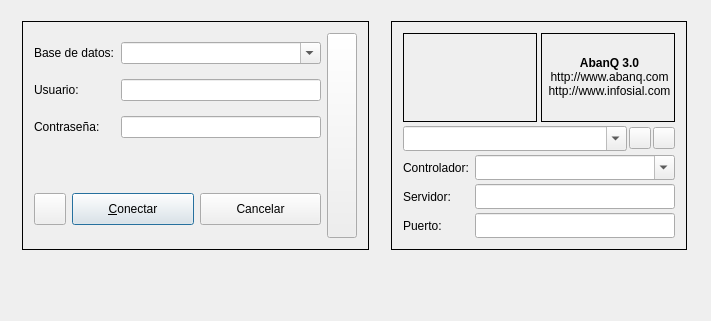
<ui version="4.0" >
 <author>InfoSiAL, S.L.</author>
 <comment>Implementa la clase Session para generar
una conexion a un DSN.</comment>
 <class>AQConnectDB</class>
 <widget class="QDialog" name="AQConnectDB" >
  <property name="geometry" >
   <rect>
    <x>0</x>
    <y>0</y>
    <width>711</width>
    <height>321</height>
   </rect>
  </property>
  <property name="sizePolicy" >
   <sizepolicy vsizetype="Fixed" hsizetype="Fixed" >
    <horstretch>0</horstretch>
    <verstretch>0</verstretch>
   </sizepolicy>
  </property>
  <property name="minimumSize" >
   <size>
    <width>0</width>
    <height>230</height>
   </size>
  </property>
  <property name="maximumSize" >
   <size>
    <width>32767</width>
    <height>32767</height>
   </size>
  </property>
  <property name="windowTitle" >
   <string>Conectar</string>
  </property>
  <property name="windowIcon" >
   <iconset resource="../gui.qrc" >
    <normaloff>:/images/icon.png</normaloff>:/images/icon.png</iconset>
  </property>
  <property name="modal" >
   <bool>false</bool>
  </property>
  <layout class="QVBoxLayout" >
   <property name="spacing" >
    <number>2</number>
   </property>
   <property name="margin" >
    <number>6</number>
   </property>
   <item>
    <spacer>
     <property name="orientation" >
      <enum>Qt::Vertical</enum>
     </property>
     <property name="sizeType" >
      <enum>QSizePolicy::Fixed</enum>
     </property>
     <property name="sizeHint" stdset="0" >
      <size>
       <width>20</width>
       <height>15</height>
      </size>
     </property>
    </spacer>
   </item>
   <item>
    <layout class="QHBoxLayout" >
     <item>
      <widget class="Q3Frame" name="frameConnect" >
       <property name="sizePolicy" >
        <sizepolicy vsizetype="Preferred" hsizetype="Fixed" >
         <horstretch>0</horstretch>
         <verstretch>0</verstretch>
        </sizepolicy>
       </property>
       <property name="focusPolicy" >
        <enum>Qt::StrongFocus</enum>
       </property>
       <property name="autoFillBackground" >
        <bool>true</bool>
       </property>
       <property name="frameShape" >
        <enum>QFrame::Box</enum>
       </property>
       <layout class="QHBoxLayout" >
        <item>
         <layout class="QVBoxLayout" >
          <item>
           <layout class="QHBoxLayout" >
            <item>
             <widget class="QLabel" name="textLabelDataBase" >
              <property name="text" >
               <string>Base de datos:</string>
              </property>
              <property name="alignment" >
               <set>Qt::AlignLeading|Qt::AlignLeft|Qt::AlignVCenter</set>
              </property>
              <property name="wordWrap" >
               <bool>false</bool>
              </property>
             </widget>
            </item>
            <item>
             <widget class="QComboBox" name="comboBoxNameDB" >
              <property name="sizePolicy" >
               <sizepolicy vsizetype="Fixed" hsizetype="Minimum" >
                <horstretch>0</horstretch>
                <verstretch>0</verstretch>
               </sizepolicy>
              </property>
              <property name="minimumSize" >
               <size>
                <width>200</width>
                <height>0</height>
               </size>
              </property>
              <property name="toolTip" >
               <string>Nombre de la base de datos a conectar</string>
              </property>
              <property name="editable" >
               <bool>true</bool>
              </property>
              <property name="autoCompletion" >
               <bool>true</bool>
              </property>
              <property name="duplicatesEnabled" >
               <bool>false</bool>
              </property>
             </widget>
            </item>
           </layout>
          </item>
          <item>
           <layout class="QHBoxLayout" >
            <item>
             <widget class="QLabel" name="TextLabelUser" >
              <property name="text" >
               <string>Usuario:</string>
              </property>
              <property name="alignment" >
               <set>Qt::AlignLeading|Qt::AlignLeft|Qt::AlignVCenter</set>
              </property>
              <property name="wordWrap" >
               <bool>false</bool>
              </property>
             </widget>
            </item>
            <item>
             <widget class="QLineEdit" name="lineEditUser" >
              <property name="sizePolicy" >
               <sizepolicy vsizetype="Fixed" hsizetype="Minimum" >
                <horstretch>0</horstretch>
                <verstretch>0</verstretch>
               </sizepolicy>
              </property>
              <property name="minimumSize" >
               <size>
                <width>200</width>
                <height>0</height>
               </size>
              </property>
              <property name="toolTip" >
               <string>Usuario de la base de datos</string>
              </property>
              <property name="whatsThis" >
               <string>Usuario de la base de datos</string>
              </property>
             </widget>
            </item>
           </layout>
          </item>
          <item>
           <layout class="QHBoxLayout" >
            <item>
             <widget class="QLabel" name="TextLabelPassword" >
              <property name="text" >
               <string>Contraseña:</string>
              </property>
              <property name="alignment" >
               <set>Qt::AlignLeading|Qt::AlignLeft|Qt::AlignVCenter</set>
              </property>
              <property name="wordWrap" >
               <bool>false</bool>
              </property>
             </widget>
            </item>
            <item>
             <widget class="QLineEdit" name="lineEditPassword" >
              <property name="sizePolicy" >
               <sizepolicy vsizetype="Fixed" hsizetype="Minimum" >
                <horstretch>0</horstretch>
                <verstretch>0</verstretch>
               </sizepolicy>
              </property>
              <property name="minimumSize" >
               <size>
                <width>200</width>
                <height>0</height>
               </size>
              </property>
              <property name="toolTip" >
               <string>Contraseña para el usuario de la base de datos</string>
              </property>
              <property name="whatsThis" >
               <string>Contraseña para el usuario de la base de datos</string>
              </property>
              <property name="echoMode" >
               <enum>QLineEdit::Password</enum>
              </property>
             </widget>
            </item>
           </layout>
          </item>
          <item>
           <spacer>
            <property name="orientation" >
             <enum>Qt::Vertical</enum>
            </property>
            <property name="sizeType" >
             <enum>QSizePolicy::Fixed</enum>
            </property>
            <property name="sizeHint" stdset="0" >
             <size>
              <width>20</width>
              <height>40</height>
             </size>
            </property>
           </spacer>
          </item>
          <item>
           <layout class="QHBoxLayout" >
            <item>
             <widget class="QToolButton" name="pbMarks" >
              <property name="sizePolicy" >
               <sizepolicy vsizetype="Minimum" hsizetype="Minimum" >
                <horstretch>0</horstretch>
                <verstretch>0</verstretch>
               </sizepolicy>
              </property>
              <property name="minimumSize" >
               <size>
                <width>32</width>
                <height>32</height>
               </size>
              </property>
              <property name="focusPolicy" >
               <enum>Qt::NoFocus</enum>
              </property>
              <property name="toolTip" >
               <string>Marcadores de conexión</string>
              </property>
              <property name="whatsThis" >
               <string>Marcadores de conexión</string>
              </property>
              <property name="text" >
               <string/>
              </property>
              <property name="icon" >
               <iconset resource="../gui.qrc" >
                <normaloff>:/images/down.png</normaloff>:/images/down.png</iconset>
              </property>
              <property name="shortcut" >
               <string/>
              </property>
             </widget>
            </item>
            <item>
             <widget class="QPushButton" name="pushButtonConnect" >
              <property name="sizePolicy" >
               <sizepolicy vsizetype="Fixed" hsizetype="Expanding" >
                <horstretch>0</horstretch>
                <verstretch>0</verstretch>
               </sizepolicy>
              </property>
              <property name="minimumSize" >
               <size>
                <width>0</width>
                <height>32</height>
               </size>
              </property>
              <property name="focusPolicy" >
               <enum>Qt::StrongFocus</enum>
              </property>
              <property name="toolTip" >
               <string>Conectar a la base de datos (Alt+C)</string>
              </property>
              <property name="whatsThis" >
               <string>Conectar a la base de datos (Alt+C)</string>
              </property>
              <property name="text" >
               <string>&amp;Conectar</string>
              </property>
              <property name="icon" >
               <iconset resource="../gui.qrc" >
                <normaloff>:/images/yes.png</normaloff>:/images/yes.png</iconset>
              </property>
              <property name="shortcut" >
               <string>Alt+C</string>
              </property>
              <property name="autoDefault" >
               <bool>true</bool>
              </property>
              <property name="default" >
               <bool>true</bool>
              </property>
              <property name="flat" >
               <bool>false</bool>
              </property>
             </widget>
            </item>
            <item>
             <widget class="QPushButton" name="pushButtonCancel" >
              <property name="sizePolicy" >
               <sizepolicy vsizetype="Fixed" hsizetype="Expanding" >
                <horstretch>0</horstretch>
                <verstretch>0</verstretch>
               </sizepolicy>
              </property>
              <property name="minimumSize" >
               <size>
                <width>0</width>
                <height>32</height>
               </size>
              </property>
              <property name="focusPolicy" >
               <enum>Qt::StrongFocus</enum>
              </property>
              <property name="toolTip" >
               <string>Cancelar y terminar (Esc)</string>
              </property>
              <property name="whatsThis" >
               <string>Cancelar y terminar (Esc)</string>
              </property>
              <property name="text" >
               <string>Cancelar</string>
              </property>
              <property name="icon" >
               <iconset resource="../gui.qrc" >
                <normaloff>:/images/no.png</normaloff>:/images/no.png</iconset>
              </property>
              <property name="shortcut" >
               <string>Esc</string>
              </property>
              <property name="autoDefault" >
               <bool>false</bool>
              </property>
              <property name="default" >
               <bool>false</bool>
              </property>
             </widget>
            </item>
           </layout>
          </item>
         </layout>
        </item>
        <item>
         <widget class="QPushButton" name="pbnMore" >
          <property name="sizePolicy" >
           <sizepolicy vsizetype="Minimum" hsizetype="Fixed" >
            <horstretch>0</horstretch>
            <verstretch>0</verstretch>
           </sizepolicy>
          </property>
          <property name="minimumSize" >
           <size>
            <width>25</width>
            <height>120</height>
           </size>
          </property>
          <property name="maximumSize" >
           <size>
            <width>30</width>
            <height>32767</height>
           </size>
          </property>
          <property name="toolTip" >
           <string>Más opciones</string>
          </property>
          <property name="text" >
           <string/>
          </property>
          <property name="icon" >
           <iconset resource="../gui.qrc" >
            <normaloff>:/images/right.png</normaloff>:/images/right.png</iconset>
          </property>
          <property name="checkable" >
           <bool>true</bool>
          </property>
          <property name="flat" >
           <bool>false</bool>
          </property>
         </widget>
        </item>
       </layout>
      </widget>
     </item>
     <item>
      <widget class="Q3Frame" name="frMore" >
       <property name="enabled" >
        <bool>true</bool>
       </property>
       <property name="sizePolicy" >
        <sizepolicy vsizetype="Preferred" hsizetype="Fixed" >
         <horstretch>0</horstretch>
         <verstretch>0</verstretch>
        </sizepolicy>
       </property>
       <property name="autoFillBackground" >
        <bool>true</bool>
       </property>
       <property name="frameShape" >
        <enum>QFrame::Box</enum>
       </property>
       <layout class="QVBoxLayout" >
        <property name="spacing" >
         <number>4</number>
        </property>
        <item>
         <layout class="QHBoxLayout" >
          <property name="spacing" >
           <number>4</number>
          </property>
          <item>
           <widget class="QLabel" name="pixmapLabel1_2" >
            <property name="sizePolicy" >
             <sizepolicy vsizetype="Minimum" hsizetype="Minimum" >
              <horstretch>0</horstretch>
              <verstretch>0</verstretch>
             </sizepolicy>
            </property>
            <property name="toolTip" >
             <string>InfoSiAL, S.L. Creadores de AbanQ</string>
            </property>
            <property name="frameShape" >
             <enum>QFrame::Box</enum>
            </property>
            <property name="frameShadow" >
             <enum>QFrame::Plain</enum>
            </property>
            <property name="pixmap" >
             <pixmap resource="../gui.qrc" >:/images/minilogoinfosial.png</pixmap>
            </property>
            <property name="scaledContents" >
             <bool>false</bool>
            </property>
            <property name="alignment" >
             <set>Qt::AlignCenter</set>
            </property>
            <property name="wordWrap" >
             <bool>false</bool>
            </property>
           </widget>
          </item>
          <item>
           <widget class="QLabel" name="textLabel1" >
            <property name="sizePolicy" >
             <sizepolicy vsizetype="Minimum" hsizetype="Minimum" >
              <horstretch>0</horstretch>
              <verstretch>0</verstretch>
             </sizepolicy>
            </property>
            <property name="toolTip" >
             <string>InfoSiAL, S.L. Creadores de AbanQ</string>
            </property>
            <property name="frameShape" >
             <enum>QFrame::Box</enum>
            </property>
            <property name="frameShadow" >
             <enum>QFrame::Plain</enum>
            </property>
            <property name="text" >
             <string>&lt;p align="center">&lt;b>AbanQ 3.0&lt;/b>&lt;br>
http://www.abanq.com&lt;br>
http://www.infosial.com&lt;/p></string>
            </property>
            <property name="wordWrap" >
             <bool>false</bool>
            </property>
           </widget>
          </item>
         </layout>
        </item>
        <item>
         <layout class="QHBoxLayout" >
          <property name="spacing" >
           <number>2</number>
          </property>
          <item>
           <widget class="QComboBox" name="comboBoxMarks" >
            <property name="sizePolicy" >
             <sizepolicy vsizetype="Fixed" hsizetype="Expanding" >
              <horstretch>0</horstretch>
              <verstretch>0</verstretch>
             </sizepolicy>
            </property>
            <property name="minimumSize" >
             <size>
              <width>143</width>
              <height>25</height>
             </size>
            </property>
            <property name="maximumSize" >
             <size>
              <width>16777215</width>
              <height>25</height>
             </size>
            </property>
            <property name="toolTip" >
             <string>Lista de marcadores con datos de conexión</string>
            </property>
            <property name="editable" >
             <bool>true</bool>
            </property>
            <property name="autoCompletion" >
             <bool>true</bool>
            </property>
            <property name="duplicatesEnabled" >
             <bool>false</bool>
            </property>
           </widget>
          </item>
          <item>
           <widget class="QToolButton" name="pbAddMark" >
            <property name="sizePolicy" >
             <sizepolicy vsizetype="Fixed" hsizetype="Fixed" >
              <horstretch>0</horstretch>
              <verstretch>0</verstretch>
             </sizepolicy>
            </property>
            <property name="minimumSize" >
             <size>
              <width>22</width>
              <height>22</height>
             </size>
            </property>
            <property name="maximumSize" >
             <size>
              <width>22</width>
              <height>22</height>
             </size>
            </property>
            <property name="focusPolicy" >
             <enum>Qt::NoFocus</enum>
            </property>
            <property name="toolTip" >
             <string>Agregar marcador con los datos actuales de conexión</string>
            </property>
            <property name="whatsThis" >
             <string>Agregar marcador con los datos actuales de conexión</string>
            </property>
            <property name="text" >
             <string/>
            </property>
            <property name="icon" >
             <iconset resource="../gui.qrc" >
              <normaloff>:/images/plus.png</normaloff>:/images/plus.png</iconset>
            </property>
            <property name="iconSize" >
             <size>
              <width>22</width>
              <height>22</height>
             </size>
            </property>
           </widget>
          </item>
          <item>
           <widget class="QToolButton" name="pbRemoveMark" >
            <property name="sizePolicy" >
             <sizepolicy vsizetype="Fixed" hsizetype="Fixed" >
              <horstretch>0</horstretch>
              <verstretch>0</verstretch>
             </sizepolicy>
            </property>
            <property name="minimumSize" >
             <size>
              <width>22</width>
              <height>22</height>
             </size>
            </property>
            <property name="maximumSize" >
             <size>
              <width>22</width>
              <height>22</height>
             </size>
            </property>
            <property name="focusPolicy" >
             <enum>Qt::NoFocus</enum>
            </property>
            <property name="toolTip" >
             <string>Eliminar marcador de la lista</string>
            </property>
            <property name="whatsThis" >
             <string>Eliminar marcador de la lista</string>
            </property>
            <property name="text" >
             <string/>
            </property>
            <property name="icon" >
             <iconset resource="../gui.qrc" >
              <normaloff>:/images/minus.png</normaloff>:/images/minus.png</iconset>
            </property>
            <property name="iconSize" >
             <size>
              <width>22</width>
              <height>22</height>
             </size>
            </property>
           </widget>
          </item>
         </layout>
        </item>
        <item>
         <layout class="QHBoxLayout" >
          <item>
           <widget class="QLabel" name="textLabelDB" >
            <property name="text" >
             <string>Controlador:</string>
            </property>
            <property name="alignment" >
             <set>Qt::AlignLeading|Qt::AlignLeft|Qt::AlignVCenter</set>
            </property>
            <property name="wordWrap" >
             <bool>false</bool>
            </property>
           </widget>
          </item>
          <item>
           <widget class="QComboBox" name="comboBoxDB" >
            <property name="sizePolicy" >
             <sizepolicy vsizetype="Fixed" hsizetype="Minimum" >
              <horstretch>0</horstretch>
              <verstretch>0</verstretch>
             </sizepolicy>
            </property>
            <property name="minimumSize" >
             <size>
              <width>200</width>
              <height>25</height>
             </size>
            </property>
            <property name="maximumSize" >
             <size>
              <width>16777215</width>
              <height>25</height>
             </size>
            </property>
            <property name="toolTip" >
             <string>Controlador para la base de datos</string>
            </property>
            <property name="editable" >
             <bool>true</bool>
            </property>
            <property name="autoCompletion" >
             <bool>true</bool>
            </property>
            <property name="duplicatesEnabled" >
             <bool>false</bool>
            </property>
           </widget>
          </item>
         </layout>
        </item>
        <item>
         <layout class="QHBoxLayout" >
          <item>
           <widget class="QLabel" name="TextLabelHost" >
            <property name="text" >
             <string>Servidor:</string>
            </property>
            <property name="alignment" >
             <set>Qt::AlignLeading|Qt::AlignLeft|Qt::AlignVCenter</set>
            </property>
            <property name="wordWrap" >
             <bool>false</bool>
            </property>
           </widget>
          </item>
          <item>
           <widget class="QLineEdit" name="lineEditHost" >
            <property name="sizePolicy" >
             <sizepolicy vsizetype="Fixed" hsizetype="Minimum" >
              <horstretch>0</horstretch>
              <verstretch>0</verstretch>
             </sizepolicy>
            </property>
            <property name="minimumSize" >
             <size>
              <width>200</width>
              <height>25</height>
             </size>
            </property>
            <property name="maximumSize" >
             <size>
              <width>16777215</width>
              <height>25</height>
             </size>
            </property>
            <property name="toolTip" >
             <string>Nombre o dir. IP del servidor de la base de datos</string>
            </property>
           </widget>
          </item>
         </layout>
        </item>
        <item>
         <layout class="QHBoxLayout" >
          <item>
           <widget class="QLabel" name="TextLabelPort" >
            <property name="text" >
             <string>Puerto:</string>
            </property>
            <property name="alignment" >
             <set>Qt::AlignLeading|Qt::AlignLeft|Qt::AlignVCenter</set>
            </property>
            <property name="wordWrap" >
             <bool>false</bool>
            </property>
           </widget>
          </item>
          <item>
           <widget class="QLineEdit" name="lineEditPort" >
            <property name="sizePolicy" >
             <sizepolicy vsizetype="Fixed" hsizetype="Minimum" >
              <horstretch>0</horstretch>
              <verstretch>0</verstretch>
             </sizepolicy>
            </property>
            <property name="minimumSize" >
             <size>
              <width>200</width>
              <height>25</height>
             </size>
            </property>
            <property name="maximumSize" >
             <size>
              <width>16777215</width>
              <height>25</height>
             </size>
            </property>
            <property name="toolTip" >
             <string>Puerto de conexión</string>
            </property>
            <property name="echoMode" >
             <enum>QLineEdit::Normal</enum>
            </property>
           </widget>
          </item>
         </layout>
        </item>
       </layout>
      </widget>
     </item>
    </layout>
   </item>
   <item>
    <spacer>
     <property name="orientation" >
      <enum>Qt::Vertical</enum>
     </property>
     <property name="sizeType" >
      <enum>QSizePolicy::Fixed</enum>
     </property>
     <property name="sizeHint" stdset="0" >
      <size>
       <width>20</width>
       <height>65</height>
      </size>
     </property>
    </spacer>
   </item>
  </layout>
 </widget>
 <layoutdefault spacing="6" margin="11" />
 <customwidgets>
  <customwidget>
   <class>Q3Frame</class>
   <extends>QFrame</extends>
   <header>Qt3Support/Q3Frame</header>
   <container>1</container>
  </customwidget>
 </customwidgets>
 <tabstops>
  <tabstop>comboBoxNameDB</tabstop>
  <tabstop>lineEditUser</tabstop>
  <tabstop>lineEditPassword</tabstop>
  <tabstop>pushButtonConnect</tabstop>
  <tabstop>pushButtonCancel</tabstop>
 </tabstops>
 <resources>
  <include location="../gui.qrc" />
 </resources>
 <connections>
  <connection>
   <sender>pushButtonConnect</sender>
   <signal>clicked()</signal>
   <receiver>AQConnectDB</receiver>
   <slot>tryConnect()</slot>
   <hints>
    <hint type="sourcelabel" >
     <x>76</x>
     <y>185</y>
    </hint>
    <hint type="destinationlabel" >
     <x>20</x>
     <y>20</y>
    </hint>
   </hints>
  </connection>
  <connection>
   <sender>pushButtonCancel</sender>
   <signal>clicked()</signal>
   <receiver>AQConnectDB</receiver>
   <slot>cancel()</slot>
   <hints>
    <hint type="sourcelabel" >
     <x>211</x>
     <y>185</y>
    </hint>
    <hint type="destinationlabel" >
     <x>20</x>
     <y>20</y>
    </hint>
   </hints>
  </connection>
  <connection>
   <sender>pbnMore</sender>
   <signal>toggled(bool)</signal>
   <receiver>frMore</receiver>
   <slot>setShown(bool)</slot>
   <hints>
    <hint type="sourcelabel" >
     <x>347</x>
     <y>43</y>
    </hint>
    <hint type="destinationlabel" >
     <x>392</x>
     <y>27</y>
    </hint>
   </hints>
  </connection>
  <connection>
   <sender>comboBoxDB</sender>
   <signal>textChanged(QString)</signal>
   <receiver>AQConnectDB</receiver>
   <slot>driverChanged(QString)</slot>
   <hints>
    <hint type="sourcelabel" >
     <x>510</x>
     <y>136</y>
    </hint>
    <hint type="destinationlabel" >
     <x>20</x>
     <y>20</y>
    </hint>
   </hints>
  </connection>
  <connection>
   <sender>pbAddMark</sender>
   <signal>clicked()</signal>
   <receiver>AQConnectDB</receiver>
   <slot>addMark()</slot>
   <hints>
    <hint type="sourcelabel" >
     <x>648</x>
     <y>98</y>
    </hint>
    <hint type="destinationlabel" >
     <x>20</x>
     <y>20</y>
    </hint>
   </hints>
  </connection>
  <connection>
   <sender>pbRemoveMark</sender>
   <signal>clicked()</signal>
   <receiver>AQConnectDB</receiver>
   <slot>removeMark()</slot>
   <hints>
    <hint type="sourcelabel" >
     <x>679</x>
     <y>98</y>
    </hint>
    <hint type="destinationlabel" >
     <x>20</x>
     <y>20</y>
    </hint>
   </hints>
  </connection>
  <connection>
   <sender>comboBoxMarks</sender>
   <signal>textChanged(QString)</signal>
   <receiver>AQConnectDB</receiver>
   <slot>selectMark(QString)</slot>
   <hints>
    <hint type="sourcelabel" >
     <x>402</x>
     <y>100</y>
    </hint>
    <hint type="destinationlabel" >
     <x>20</x>
     <y>20</y>
    </hint>
   </hints>
  </connection>
  <connection>
   <sender>pbMarks</sender>
   <signal>clicked()</signal>
   <receiver>AQConnectDB</receiver>
   <slot>popupMarks()</slot>
   <hints>
    <hint type="sourcelabel" >
     <x>38</x>
     <y>185</y>
    </hint>
    <hint type="destinationlabel" >
     <x>20</x>
     <y>20</y>
    </hint>
   </hints>
  </connection>
 </connections>
</ui>
